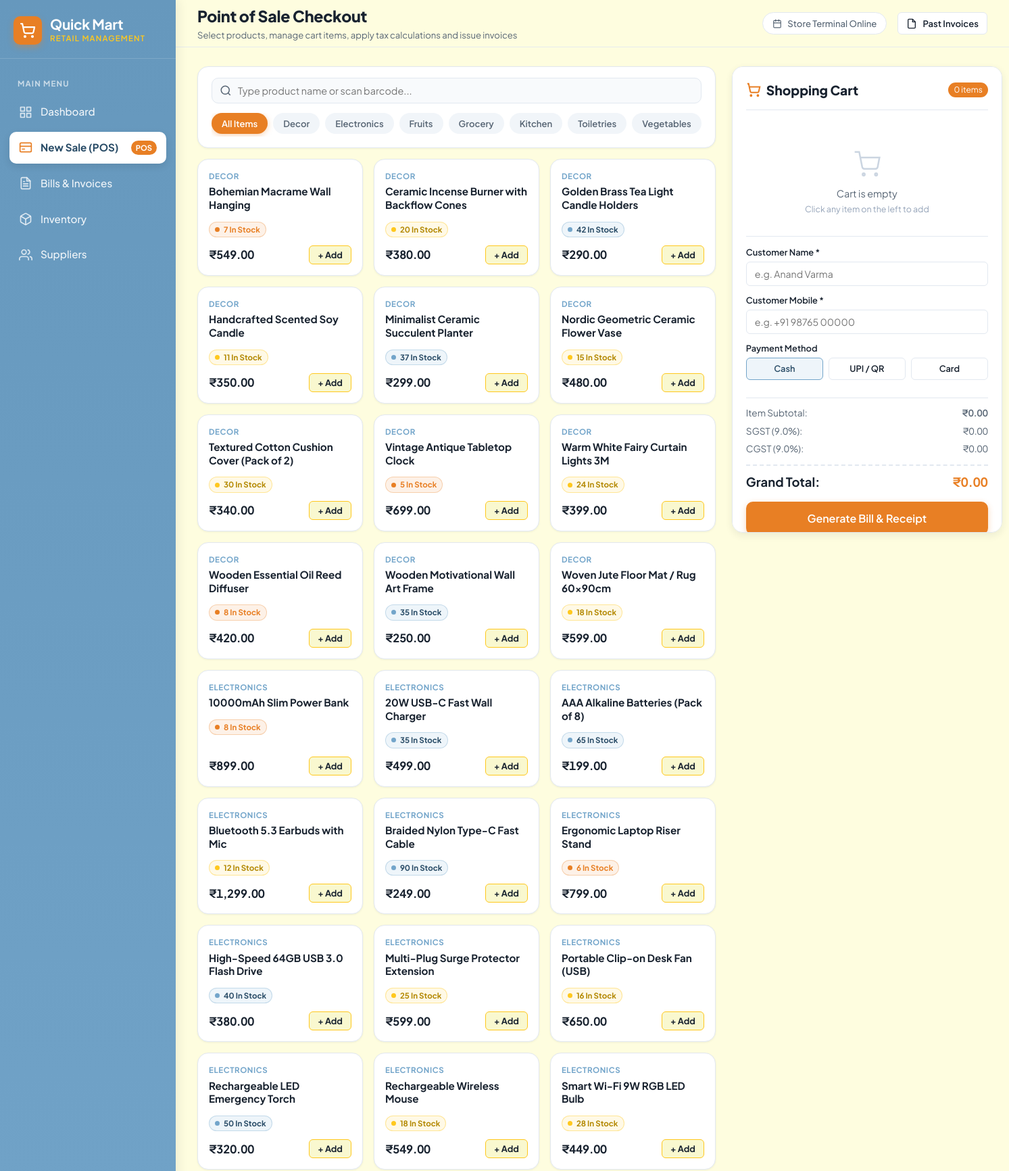
The page /billing/new (signed in, upper part) on the database its author committed.
### store/models.py (models this page shows, shortened)
class Product(models.Model):
    name = models.CharField(max_length=150)
    category = models.CharField(max_length=50)
    price = models.FloatField()
    stock_quantity = models.IntegerField(default=0)
    supplier = models.ForeignKey(
        Supplier,
        on_delete=models.SET_NULL,
        null=True,
        blank=True,
        db_column='supplier_id',
        related_name='products'
    )
    created_at = models.DateTimeField(default=timezone.now)
    class Meta:
        managed = False
        db_table = 'products'
    @property
    def stock_status(self):
        if self.stock_quantity < 10:
            return 'status-critical'
        elif self.stock_quantity <= 30:
            return 'status-low'
        return 'status-good'

### store/views/billing_views.py (the view)
@login_required
def new_bill(request):
    products = Product.objects.order_by('category', 'name')
    categories = sorted(list(set(p.category for p in products)))
    return render(request, 'billing/new_bill.html', {'products': products, 'categories': categories})

### store/models.py (called while the page is built)
    @property
    def is_authenticated(self):
        return True

### store/templatetags/quickmart_tags.py (called while the page is built)
@register.filter(name='currency')
def currency(value):
    try:
        val = float(value)
        return f"{val:,.2f}"
    except (ValueError, TypeError):
        return "0.00"

### store/views/auth_views.py (called while the page is built)
def login_required(view_func):
    @wraps(view_func)
    def _wrapped_view(request, *args, **kwargs):
        if not getattr(request.user, 'is_authenticated', False):
            login_url = reverse('auth:login')
            next_url = request.get_full_path()
            return redirect(f"{login_url}?next={next_url}")
        return view_func(request, *args, **kwargs)
    return _wrapped_view

### templates/billing/new_bill.html (shortened to what this page needs)
{% extends "base.html" %}
{% load static quickmart_tags %}
{% block page_heading %}Point of Sale Checkout{% endblock %}
{% block page_subheading %}Select products, manage cart items, apply tax calculations and issue invoices{% endblock %}
{% block topbar_actions %}
  <a href="{% url 'billing:index' %}" class="btn btn-secondary btn-sm">
    <svg width="16" height="16" viewBox="0 0 24 24" fill="none" stroke="currentColor" stroke-width="2">
      <path d="M14 2H6a2 2 0 0 0-2 2v16a2 2 0 0 0 2 2h12a2 2 0 0 0 2-2V8z"/>
      <polyline points="14 2 14 8 20 8"/>
    </svg>
    <span>Past Invoices</span>
  </a>
{% endblock %}
{% block content %}
<div class="billing-layout" id="billing-pos-container">
  <div class="picker-panel">
    <div class="picker-toolbar">
      <div class="search-input-wrap">
        <input type="text" id="billing-product-search" placeholder="Type product name or scan barcode...">
      </div>
      <div class="category-chips">
        <button type="button" class="chip-btn active" data-category="all">All Items</button>
        {% for cat in categories %}
          <button type="button" class="chip-btn" data-category="{{ cat }}">{{ cat }}</button>
        {% endfor %}
      </div>
    </div>
    <div class="products-grid" id="billing-products-grid">
      {% for p in products %}
      <div class="product-card product-picker-card {% if p.stock_quantity <= 0 %}out-of-stock{% endif %}"
           data-id="{{ p.id }}"
           data-name="{{ p.name }}"
           data-price="{{ p.price }}"
           data-stock="{{ p.stock_quantity }}"
           data-category="{{ p.category }}"
           title="Click to add {{ p.name }} to cart">
        <div>
          <div class="product-category-pill">{{ p.category }}</div>
          <div class="product-card-title">{{ p.name }}</div>
          <div>
            <span class="status-badge {{ p.stock_status }}" style="font-size: 0.72rem; padding: 2px 8px;">
              {{ p.stock_quantity }} in stock
            </span>
          </div>
        </div>
        <div class="product-card-footer">
          <span class="product-card-price">₹{{ p.price|currency }}</span>
          <button type="button" class="btn-add-item" {% if p.stock_quantity <= 0 %}disabled{% endif %}>
            + Add
          </button>
        </div>
      </div>
      {% endfor %}
    </div>
  </div>
  <aside class="cart-panel">
    <div class="cart-header">
      <div class="cart-title">
        <svg width="22" height="22" viewBox="0 0 24 24" fill="none" stroke="var(--color-orange)" stroke-width="2.2">
          <circle cx="8" cy="21" r="1"/>
          <circle cx="19" cy="21" r="1"/>
          <path d="M2.05 2.05h2l2.66 12.42a2 2 0 0 0 2 1.58h9.78a2 2 0 0 0 1.95-1.57l1.65-7.43H5.12"/>
        </svg>
        <span>Shopping Cart</span>
      </div>
      <span class="cart-count-badge" id="cart-count-badge">0 items</span>
    </div>
    <div class="cart-empty-state" id="cart-empty-state">
      <svg width="40" height="40" viewBox="0 0 24 24" fill="none" stroke="#cbd5e1" stroke-width="1.5" style="margin-bottom: 8px;">
        <circle cx="9" cy="21" r="1"/>
        <circle cx="20" cy="21" r="1"/>
        <path d="M1 1h4l2.68 13.39a2 2 0 0 0 2 1.61h9.72a2 2 0 0 0 2-1.61L23 6H6"/>
      </svg>
      <div>Cart is empty</div>
      <div style="font-size: 0.78rem; color: #94a3b8; margin-top: 2px;">Click any item on the left to add</div>
    </div>
    <div class="customer-form-section">
      <div class="form-group">
        <label for="cust-name" class="form-label">Customer Name *</label>
        <input type="text" id="cust-name" class="form-control" placeholder="e.g. Anand Varma" required>
      </div>
      <div class="form-group">
        <label for="cust-mobile" class="form-label">Customer Mobile *</label>
        <input type="tel" id="cust-mobile" class="form-control" placeholder="e.g. +91 98765 00000" required>
      </div>
      <div class="form-group">
        <label class="form-label">Payment Method</label>
        <div class="payment-method-group">
          <label class="payment-pill selected">
            Cash
          </label>
          <label class="payment-pill">
            UPI / QR
          </label>
          <label class="payment-pill">
            Card
          </label>
        </div>
      </div>
    </div>
    <div class="cart-summary">
      <div class="summary-row">
        <span>Item Subtotal:</span>
        <span id="cart-subtotal" style="font-weight: 600;">₹0.00</span>
      </div>
      <div class="summary-row">
        <span>SGST (9.0%):</span>
        <span id="cart-sgst">₹0.00</span>
      </div>
      <div class="summary-row">
        <span>CGST (9.0%):</span>
        <span id="cart-cgst">₹0.00</span>
      </div>
      <div class="summary-row total-row">
        <span>Grand Total:</span>
        <span class="total-amount-highlight" id="cart-total">₹0.00</span>
      </div>
    </div>
    <button type="button" class="btn btn-primary" id="btn-generate-bill" disabled style="width: 100%; padding: 14px; font-size: 1rem;">
      Generate Bill & Receipt
    </button>
  </aside>
</div>
{% endblock %}

### rows shown on the page
Product: categories "Decor", category "DECOR", name "Bohemian Macrame Wall Hanging", stock_quantity "7", price "549.00"
Product: categories "Electronics", category "ELECTRONICS", name "10000mAh Slim Power Bank", stock_quantity "8", price "899.00"
Product: categories "Fruits"
Product: categories "Grocery"
Product: categories "Kitchen"
Product: categories "Toiletries"
Product: categories "Vegetables"
Product: category "DECOR", name "Ceramic Incense Burner with Backflow Cones", stock_quantity "20", price "380.00"
Product: category "DECOR", name "Golden Brass Tea Light Candle Holders", stock_quantity "42", price "290.00"
Product: category "DECOR", name "Handcrafted Scented Soy Candle", stock_quantity "11", price "350.00"
Product: category "DECOR", name "Minimalist Ceramic Succulent Planter", stock_quantity "37", price "299.00"
Product: category "DECOR", name "Nordic Geometric Ceramic Flower Vase", stock_quantity "15", price "480.00"
Product: category "DECOR", name "Textured Cotton Cushion Cover (Pack of 2)", stock_quantity "30", price "340.00"
Product: category "DECOR", name "Vintage Antique Tabletop Clock", stock_quantity "5", price "699.00"
Product: category "DECOR", name "Warm White Fairy Curtain Lights 3M", stock_quantity "24", price "399.00"
Product: category "DECOR", name "Wooden Essential Oil Reed Diffuser", stock_quantity "8", price "420.00"
Product: category "DECOR", name "Wooden Motivational Wall Art Frame", stock_quantity "35", price "250.00"
Product: category "DECOR", name "Woven Jute Floor Mat / Rug 60x90cm", stock_quantity "18", price "599.00"
Product: category "ELECTRONICS", name "20W USB-C Fast Wall Charger", stock_quantity "35", price "499.00"
Product: category "ELECTRONICS", name "AAA Alkaline Batteries (Pack of 8)", stock_quantity "65", price "199.00"
Product: category "ELECTRONICS", name "Bluetooth 5.3 Earbuds with Mic", stock_quantity "12", price "1,299.00"
Product: category "ELECTRONICS", name "Braided Nylon Type-C Fast Cable", stock_quantity "90", price "249.00"
Product: category "ELECTRONICS", name "Ergonomic Laptop Riser Stand", stock_quantity "6", price "799.00"
Product: category "ELECTRONICS", name "High-Speed 64GB USB 3.0 Flash Drive", stock_quantity "40", price "380.00"
Product: category "ELECTRONICS", name "Multi-Plug Surge Protector Extension", stock_quantity "25", price "599.00"
Product: category "ELECTRONICS", name "Portable Clip-on Desk Fan (USB)", stock_quantity "16", price "650.00"
Product: category "ELECTRONICS", name "Rechargeable LED Emergency Torch", stock_quantity "50", price "320.00"
Product: category "ELECTRONICS", name "Rechargeable Wireless Mouse", stock_quantity "18", price "549.00"
Product: category "ELECTRONICS", name "Smart Wi-Fi 9W RGB LED Bulb", stock_quantity "28", price "449.00"
